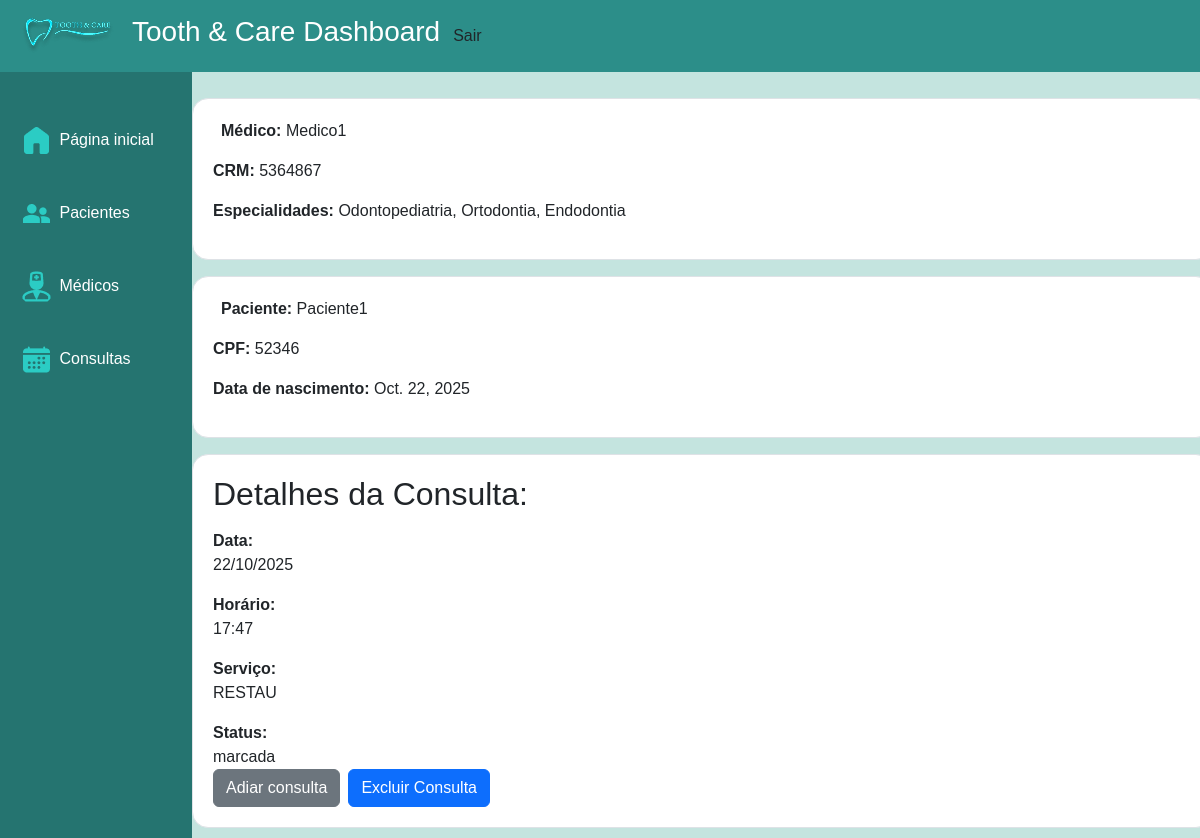
The app's page /appadmin/detalhe-consulta/1/ (signed in) with its own data.
### consultas/models.py (models this page shows, shortened)
class Consulta(models.Model):
    SERVICOS = [
        ("AVALIACAO", "Avaliação"),
        ("LIMPEZA", "Limpeza"),
        ("RESTAU", "Restauração"),
        ("CANAL", "Tratamento de canal"),
        ("EXTRACAO", "Extração dentária"),
        ("CLAREAMENTO", "Clareamento"),
        ("APARELHO", "Ortodontia"),
    ]
    data = models.DateTimeField(null=False,blank=False)
    sala = models.CharField(max_length=50,null=False,blank=False)
    servico =  models.CharField(max_length=100,choices=SERVICOS,null=False,blank=False)
    valor = models.DecimalField(max_digits=8, decimal_places=2,null=False,blank=False)
    status =  models.CharField(max_length=20,choices=[("marcada","Marcada"),("realizada","Realizada"),("cancelada","Cancelada"),("remarcada","Remarcada")],null=False,blank=False)
    paciente = models.ForeignKey(Paciente, on_delete=models.CASCADE,related_name="consultas")
    medico = models.ForeignKey(Medico, on_delete=models.CASCADE,related_name="consultas")

### medicos/models.py (models this page shows, shortened)
class Medico(models.Model):
    user = models.OneToOneField(User, on_delete=models.CASCADE, related_name='medico')
    cpf = models.CharField(max_length=14, null=False, blank=False, unique=True)  # 000.000.000-00
    rg = models.CharField(max_length=20, null=False, blank=False, unique=True)
    crm = models.CharField(max_length=20, null=False, blank=False, unique=True)
    telefone = models.CharField(max_length=20, null=False, blank=False)
    especialidades = models.ManyToManyField(
        Especialidade,
        related_name="medicos"  # permite acessar os médicos a partir da especialidade
    )
    def __str__(self):
        return self.user.username

class Especialidade(models.Model):
    nome = models.CharField(max_length=255, null=False, blank=False)

### pacientes/models.py (models this page shows, shortened)
class Paciente(models.Model):
    user = models.OneToOneField(User, on_delete=models.CASCADE, related_name='paciente')
    cpf = models.CharField(null=False, blank=False, unique=True)
    rg = models.CharField(null=False, blank=False, unique=True)
    telefone = models.CharField(null=False, blank=False)
    data_nasc = models.DateField(null=False, blank=False)
    genero = models.CharField(choices=GENERO_CHOICES, max_length=1)
    endereco = models.CharField(max_length=255, null=False, blank=False)

### appadmin/views.py (the view)
# urls.py: path('detalhe-consulta/<int:pk>/', views.detalhe_consulta, name="adm-detalhe-consulta"),
@permission_required(["consultas.view_consulta"])
@login_required
def detalhe_consulta(request, pk):
    consulta = get_object_or_404(Consulta, pk=pk)
    if request.method == 'POST':
        form = ConsultaAdiar(request.POST, instance=consulta)
        if form.is_valid():
            form.save()
            url = reverse('adm-detalhe-consulta', args=[pk])
            return redirect(url)
    elif request.method == 'GET':
        form = ConsultaAdiar(instance=consulta)
        return render(request, 'appadmin/consultaDetalhe.html', {
            "consulta": consulta,
            "form": form
            })

### appadmin/templates/appadmin/consultaDetalhe.html (shortened to what this page needs)
{% extends "basedashboards.html" %}
{% load static %}
{% block extra_head %}
    <link rel="stylesheet" href="{% static 'css/adm_consultas.css' %}">
{% endblock %}
{% block content %}
<div class="container border rounded-4 mt-3" id="medico-container">
    <div class="campo d-flex justify-content-start gap-2 align-items-center">
        <p><strong>Médico:</strong> {{ consulta.medico.user.username }}</p>
    </div>
    <div class="campo d-flex justify-content-start gap-2 align-items-center">
        <p><strong>CRM:</strong> {{ consulta.medico.crm }}</p>
    </div>
    <div class="campo d-flex justify-content-start gap-2 align-items-center">
        <p>
            <strong>Especialidades:</strong>
            {% for especialidade in consulta.medico.especialidades.all %}
                {{ especialidade.nome }}{% if not forloop.last %}, {% endif %}
            {% endfor %}
        </p>
    </div>
</div>
<div class="container border rounded-4 mt-3" id="paciente-container">
    <div class="campo d-flex justify-content-start gap-2 align-items-center">
        <p><strong>Paciente:</strong> {{ consulta.paciente.user.username }}</p>
    </div>
    <div class="campo d-flex justify-content-start gap-2 align-items-center">
        <p><strong>CPF:</strong> {{ consulta.paciente.cpf }}</p>
    </div>
    <div class="campo d-flex justify-content-start gap-2 align-items-center">
        <p><strong>Data de nascimento:</strong> {{ consulta.paciente.data_nasc }}</p>
    </div>
</div>
<div class="container border rounded-4 mt-3" id="consulta-container">
    <h2>Detalhes da Consulta:</h2>
    <div class="campo mt-3">
        <p class="mb-0"><strong>Data:</strong></p>
        <li>{{ consulta.data|date:"d/m/Y" }}</li>
    </div>
    <div class="campo mt-3">
        <p class="mb-0"><strong>Horário:</strong></p>
        <li>{{ consulta.data|date:"H:i" }}</li>
    </div>
    <div class="campo mt-3">
        <p class="mb-0"><strong>Serviço:</strong></p>
        <li>{{ consulta.servico }}</li>
    </div>
    <div class="campo mt-3">
        <p class="mb-0"><strong>Status:</strong></p>
        <li>{{ consulta.status }}</li>
    </div>
    <div class="d-flex gap-2">
        <button class="btn btn-secondary" id="adiar-btn">Adiar consulta</button>
        <a href="{% url 'deletar-consulta' consulta.id %}" class="btn btn-primary">Excluir Consulta</a>
    </div>
</div>
{% endblock %}

### tooth_n_care/static/css/styles.css (style rules this page uses)
:root { --sidebar-background: #257470; --navbar-background: #2C8E89; --fonte: Arial, sans-serif; }
* { box-sizing: border-box; font-family: var(--fonte); }
html, body { margin: 0; padding: 0; height: 100%; display: flex; flex-direction: column; }
body { background-color: #C4E4DF; }
.container { height: 100%; background-color: white; }

### tooth_n_care/static/css/adm_consultas.css (style rules this page uses)
#medico-container, #paciente-container { height: fit-content; }
#medico-container, #paciente-container, #consulta-container { padding: 20px; }
li { list-style: none; }

### records on screen
Consulta: medico.user.username "Medico1", medico.crm "5364867", paciente.user.username "Paciente1", paciente.cpf "52346", paciente.data_nasc "Oct. 22, 2025", data "22/10/2025", data "17:47", servico "RESTAU", status "marcada"
Especialidade: nome "Odontopediatria"
Especialidade: nome "Ortodontia"
Especialidade: nome "Endodontia"
